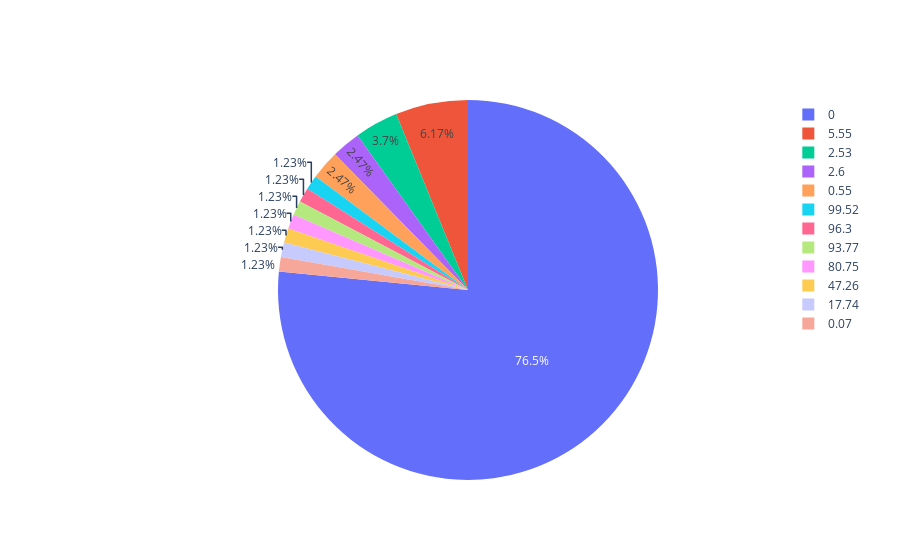

The notebook cell this image was saved under:
### Markdown cell above
## Step 2: Data Exploring & Cleaning
### A. Null Values Analysis

### Code cell
price_metadata = getMetadata(price_df)
price_metadata_group = price_metadata.groupby("Null_Percentage").count().reset_index()
price_metadata_group.sort_values(["Null_Percentage"], axis=0,ascending=False, inplace=True)
plot_pie_chart(price_metadata_group,"Null_Percentage","Null_Count")

### Figure 1 — Plotly figure (JSON) as saved in the notebook; plotly's stock layout.template omitted (floating-point values rounded to 4 significant figures)
{"data": [{"labels": [99.52, 96.3, 93.77, 80.75, 47.26, 17.74, 5.55, 2.6, 2.53, 0.55, 0.07, 0], "type": "pie", "values": [1, 1, 1, 1, 1, 1, 5, 2, 3, 2, 1, 62]}], "layout": {}}
